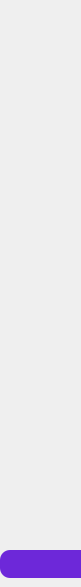
    <widget class="QWidget" name="widget" native="true">
     <property name="maximumSize">
      <size>
       <width>81</width>
       <height>601</height>
      </size>
     </property>
     <property name="styleSheet">
      <string notr="true">QWidget {
    background: qlineargradient(x1:0, y1:0, x2:1, y2:1,
                               stop:0 #7C3AED, stop:1 #5B21B6);
}</string>
     </property>
     <widget class="QLabel" name="label">
      <property name="geometry">
       <rect>
        <x>20</x>
        <y>10</y>
        <width>50</width>
        <height>50</height>
       </rect>
      </property>
      <property name="minimumSize">
       <size>
        <width>50</width>
        <height>50</height>
       </size>
      </property>
      <property name="maximumSize">
       <size>
        <width>50</width>
        <height>50</height>
       </size>
      </property>
      <property name="styleSheet">
       <string notr="true">background: transparent;</string>
      </property>
      <property name="text">
       <string/>
      </property>
      <property name="pixmap">
       <pixmap>C:/Users/user/Downloads/Copilot_20251029_124020.png</pixmap>
      </property>
      <property name="scaledContents">
       <bool>true</bool>
      </property>
     </widget>
     <widget class="QPushButton" name="pushButton_10">
      <property name="geometry">
       <rect>
        <x>0</x>
        <y>550</y>
        <width>93</width>
        <height>28</height>
       </rect>
      </property>
      <property name="styleSheet">
       <string notr="true">QPushButton {
    background-color: #6D28D9;  /* Фиолетовый фон */
    color: white;               /* Белый текст */
    border: none;
    border-radius: 10px;        /* Закругленные углы */
    padding: 10px 15px;
    font-weight: bold;
    font-size: 14px;
}

/* Состояние при наведении */
QPushButton:hover {
    background-color: #7C3AED;  /* Более светлый фиолетовый */
}

/* Состояние при нажатии */
QPushButton:pressed {
    background-color: #5B21B6;  /* Более темный фиолетовый */
}</string>
      </property>
      <property name="text">
       <string/>
      </property>
      <property name="icon">
       <iconset>
        <normaloff>../Sidebar/icon/xit.png</normaloff>
        <normalon>../Sidebar/icon/xit.png</normalon>../Sidebar/icon/xit.png</iconset>
      </property>
      <property name="iconSize">
       <size>
        <width>40</width>
        <height>40</height>
       </size>
      </property>
      <property name="checkable">
       <bool>true</bool>
      </property>
     </widget>
     <widget class="QWidget" name="layoutWidget">
      <property name="geometry">
       <rect>
        <x>10</x>
        <y>60</y>
        <width>82</width>
        <height>260</height>
       </rect>
      </property>
      <layout class="QFormLayout" name="formLayout">
       <item row="1" column="0">
        <widget class="QPushButton" name="analyticsButton">
         <property name="styleSheet">
          <string notr="true">QPushButton {
    background-color: #6D28D9;  /* Фиолетовый фон */
    color: white;               /* Белый текст */
    border: none;
    border-radius: 10px;        /* Закругленные углы */
    padding: 10px 15px;
    font-weight: bold;
    font-size: 14px;
background: transparent;
}

/* Состояние при наведении */
QPushButton:hover {
    background-color: #7C3AED;  /* Более светлый фиолетовый */
}

/* Состояние при нажатии */
QPushButton:pressed {
    background-color: #5B21B6;  /* Более темный фиолетовый */
}</string>
         </property>
         <property name="text">
          <string/>
         </property>
         <property name="icon">
          <iconset>
           <normaloff>../Sidebar/icon/BCO.fccd8e22-a19a-4527-b0a1-8de69aedf178.png</normaloff>
           <normalon>../Sidebar/icon/BCO.fccd8e22-a19a-4527-b0a1-8de69aedf178.png</normalon>../Sidebar/icon/BCO.fccd8e22-a19a-4527-b0a1-8de69aedf178.png</iconset>
         </property>
         <property name="iconSize">
          <size>
           <width>40</width>
           <height>40</height>
          </size>
         </property>
         <property name="checkable">
          <bool>true</bool>
         </property>
         <property name="autoExclusive">
          <bool>true</bool>
         </property>
        </widget>
       </item>
       <item row="2" column="0">
        <widget class="QPushButton" name="expenseButton">
         <property name="styleSheet">
          <string notr="true">QPushButton {
    background-color: #6D28D9;  /* Фиолетовый фон */
    color: white;               /* Белый текст */
    border: none;
    border-radius: 10px;        /* Закругленные углы */
    padding: 10px 15px;
    font-weight: bold;
    font-size: 14px;
background: transparent;
}

/* Состояние при наведении */
QPushButton:hover {
    background-color: #7C3AED;  /* Более светлый фиолетовый */
}

/* Состояние при нажатии */
QPushButton:pressed {
    background-color: #5B21B6;  /* Более темный фиолетовый */
}</string>
         </property>
         <property name="text">
          <string/>
         </property>
         <property name="icon">
          <iconset>
           <normaloff>../Sidebar/icon/Copilot_20251125_103337.png</normaloff>
           <normalon>../Sidebar/icon/Copilot_20251125_103337.png</normalon>../Sidebar/icon/Copilot_20251125_103337.png</iconset>
         </property>
         <property name="iconSize">
          <size>
           <width>40</width>
           <height>40</height>
          </size>
         </property>
         <property name="checkable">
          <bool>true</bool>
         </property>
         <property name="autoExclusive">
          <bool>true</bool>
         </property>
        </widget>
       </item>
       <item row="3" column="0">
        <widget class="QPushButton" name="incomeButton">
         <property name="styleSheet">
          <string notr="true">QPushButton {
    background-color: #6D28D9;  /* Фиолетовый фон */
    color: white;               /* Белый текст */
    border: none;
    border-radius: 10px;        /* Закругленные углы */
    padding: 10px 15px;
    font-weight: bold;
    font-size: 14px;
background: transparent;
}

/* Состояние при наведении */
QPushButton:hover {
    background-color: #7C3AED;  /* Более светлый фиолетовый */
}

/* Состояние при нажатии */
QPushButton:pressed {
    background-color: #5B21B6;  /* Более темный фиолетовый */
}</string>
         </property>
         <property name="text">
          <string/>
         </property>
         <property name="icon">
          <iconset>
           <normaloff>../Sidebar/icon/BCO.3e3b4a39-28f1-4ae7-b335-0f8b6b6fbd19.png</normaloff>
           <normalon>../Sidebar/icon/BCO.3e3b4a39-28f1-4ae7-b335-0f8b6b6fbd19.png</normalon>../Sidebar/icon/BCO.3e3b4a39-28f1-4ae7-b335-0f8b6b6fbd19.png</iconset>
         </property>
         <property name="iconSize">
          <size>
           <width>40</width>
           <height>40</height>
          </size>
         </property>
         <property name="checkable">
          <bool>true</bool>
         </property>
         <property name="autoExclusive">
          <bool>true</bool>
         </property>
        </widget>
       </item>
       <item row="0" column="0">
        <widget class="QPushButton" name="homeButton">
         <property name="styleSheet">
          <string notr="true">QPushButton {
    background-color: #6D28D9;  /* Фиолетовый фон */
    color: white;               /* Белый текст */
    border: none;
    border-radius: 10px;        /* Закругленные углы */
    padding: 10px 15px;
    font-weight: bold;
    font-size: 14px;
background: transparent;
}

/* Состояние при наведении */
QPushButton:hover {
    background-color: #7C3AED;  /* Более светлый фиолетовый */
}

/* Состояние при нажатии */
QPushButton:pressed {
    background-color: #5B21B6;  /* Более темный фиолетовый */
}</string>
         </property>
         <property name="text">
          <string/>
         </property>
         <property name="icon">
          <iconset>
           <normaloff>../Sidebar/icon/BCO.5539b1fd-3763-4829-b062-e4349b7d64ac.png</normaloff>
           <normalon>../Sidebar/icon/BCO.5539b1fd-3763-4829-b062-e4349b7d64ac.png</normalon>../Sidebar/icon/BCO.5539b1fd-3763-4829-b062-e4349b7d64ac.png</iconset>
         </property>
         <property name="iconSize">
          <size>
           <width>40</width>
           <height>40</height>
          </size>
         </property>
         <property name="checkable">
          <bool>true</bool>
         </property>
         <property name="autoExclusive">
          <bool>true</bool>
         </property>
        </widget>
       </item>
      </layout>
     </widget>
    </widget>
